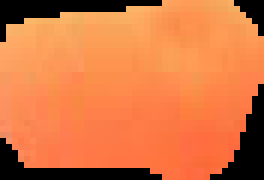
#> input picture Orange_Trained/Orange_015.png, 44 x 30 px (shown 6 times larger); its folder holds only this picture in this run
$ python EM.py
#> lines starting #> are read from the running program, lines starting #| are printed output that depends on the picture
import imageio
from os import path
import glob
import matplotlib.colors as colors
import matplotlib.pyplot as plt
import numpy as np
from sklearn import datasets
from sklearn.cluster import KMeans
from matplotlib.patches import Ellipse
# from PIL import Image
import matplotlib.pyplot as plt
import numpy as np
import cv2 as cv

# [153 lines left out: functions gaussian, initialize_clusters, expectation_step, maximization_step, get_likelihood, train_gmm and 1 more, not called in this run]
    # plt.show(Image.open('gmm.gif').convert('RGB'))


if __name__ == '__main__':
    Folder = 0
    if Folder == 0:
        path = glob.glob("Orange_Trained/*.png")
    elif Folder == 1:
        path = glob.glob("Green_Trained/*.png")
    elif Folder == 2:
        path = glob.glob("Yellow_Trained/*.png")
    cv_img = []
    hblue1 = np.zeros((35,34))
    hred1 = np.zeros((35,34))
    hgreen1 = np.zeros((35,34))

    for img in path:
        n = plt.imread(img)
#> n is the input picture: shape (30, 44, 4) float32; mean R, G, B, A 0.836, 0.462, 0.263, 1
        # n = cv.cvtColor(im, cv.COLOR_BGRA2RGB)
        cv_img.append(n)
        r, g, b, a = cv.split(n)
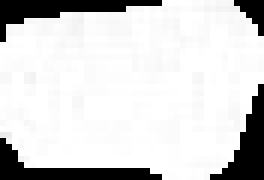
#> r: shape (30, 44) float32 (shown 6 times larger); min 0, max 1, mean 0.836
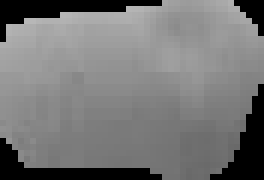
#> g: shape (30, 44) float32 (shown 6 times larger); min 0, max 0.718, mean 0.462
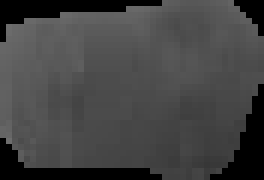
#> b: shape (30, 44) float32 (shown 6 times larger); min 0, max 0.427, mean 0.263
#> a: shape (30, 44) float32; every value is 1
        hblue = b
        # image = cv.copyMakeBorder(b, top, bottom, left, right, borderType)
#> (the run stopped early here; a loop or call above may not have finished)

$ run again, on Orange_Trained/Orange_019.png
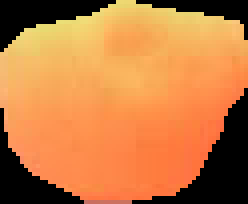
#> input picture Orange_Trained/Orange_019.png, 62 x 51 px (shown 4 times larger)
#> n is the input picture: shape (51, 62, 4) float32; mean R, G, B, A 0.762, 0.484, 0.26, 1
#> `r, g, b, a = cv.split(n)`:
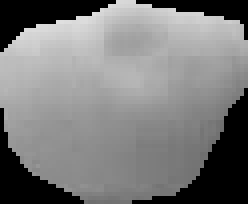
#> g: shape (51, 62) float32 (shown 4 times larger); min 0, max 0.875, mean 0.484
#> `r, g, b, a = cv.split(n)`:
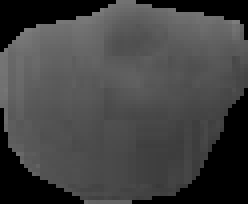
#> b: shape (51, 62) float32 (shown 4 times larger); min 0, max 0.49, mean 0.26
#> a: shape (51, 62) float32; every value is 1

$ run again, on Orange_Trained/Orange_020.png
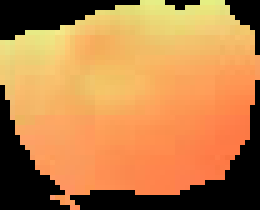
#> input picture Orange_Trained/Orange_020.png, 52 x 42 px (shown 5 times larger)
#> n is the input picture: shape (42, 52, 4) float32; mean R, G, B, A 0.733, 0.505, 0.285, 1
#> `r, g, b, a = cv.split(n)`:
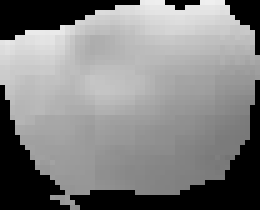
#> g: shape (42, 52) float32 (shown 5 times larger); min 0, max 0.937, mean 0.505
#> `r, g, b, a = cv.split(n)`:
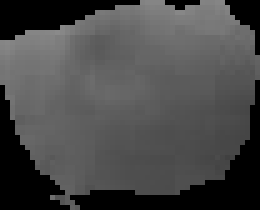
#> b: shape (42, 52) float32 (shown 5 times larger); min 0, max 0.541, mean 0.285
#> a: shape (42, 52) float32; every value is 1
